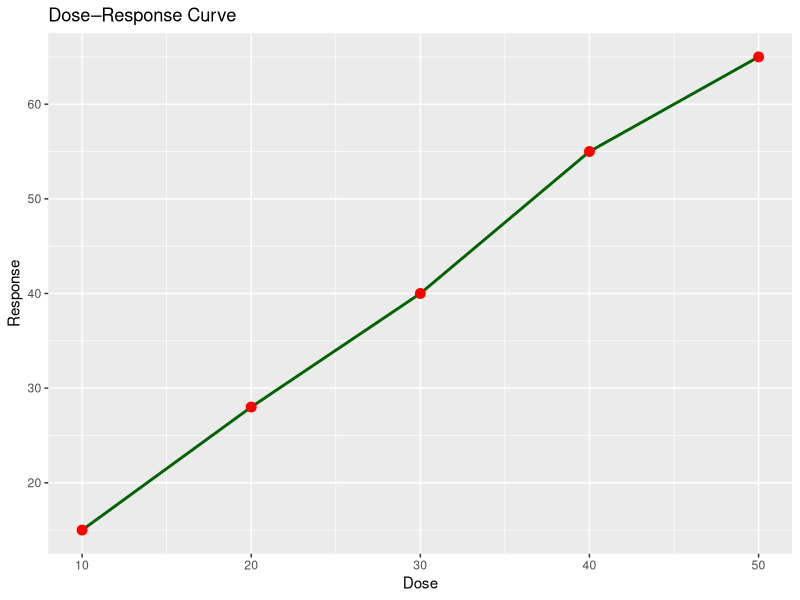

Write R code to recreate this figure.


#3 Doose-response curve
library(ggplot2)

df3 <- data.frame(
  Dose = c(10,20,30,40,50),
  Response = c(15,28,40,55,65)
)

ggplot(df3, aes(x = Dose, y = Response)) +
  geom_line(color = "darkgreen", linewidth = 1) +
  geom_point(color = "red", size = 3) +
  ggtitle("Dose–Response Curve")

